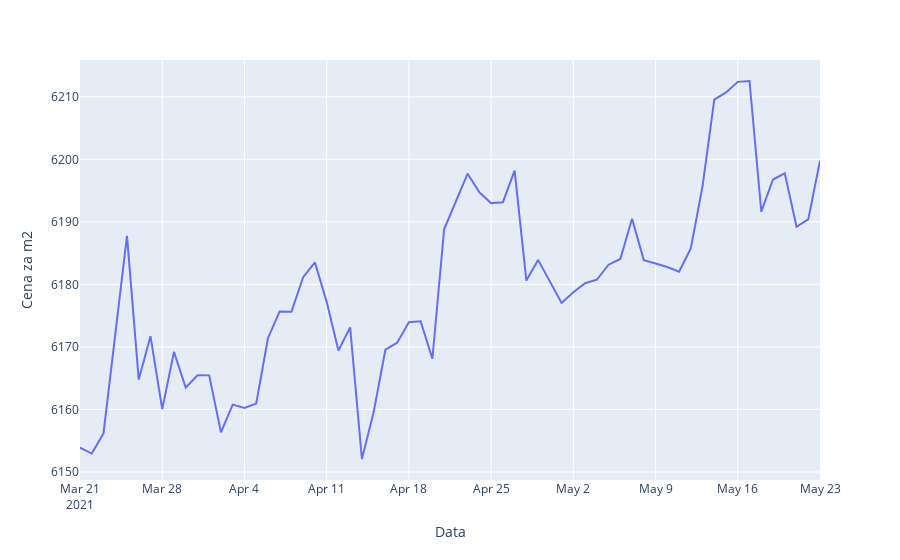

Source (notebook cell):
### Code cell
from data import calc_avg_price_per_meter_per_day

avg_price_per_meter_per_day = calc_avg_price_per_meter_per_day(data)
fig = go.Figure(data=px.line(avg_price_per_meter_per_day, x="Data", y="Cena za m2"))
fig.show()

### Figure 1 — Plotly figure (JSON) as saved in the notebook; plotly's stock layout.template omitted (floating-point values rounded to 4 significant figures)
{"data": [{"hovertemplate": "Data=%{x}<br>Cena za m2=%{y}<extra></extra>", "legendgroup": "", "line": {"color": "#636efa", "dash": "solid"}, "mode": "lines", "name": "", "orientation": "v", "showlegend": false, "type": "scatter", "x": ["2021-03-21", "2021-03-22", "2021-03-23", "2021-03-25", "2021-03-26", "2021-03-27", "2021-03-28", "2021-03-29", "2021-03-30", "2021-03-31", "2021-04-01", "2021-04-02", "2021-04-03", "2021-04-04", "2021-04-05", "2021-04-06", "2021-04-07", "2021-04-08", "2021-04-09", "2021-04-10", "2021-04-11", "2021-04-12", "2021-04-13", "2021-04-14", "2021-04-15", "2021-04-16", "2021-04-17", "2021-04-18", "2021-04-19", "2021-04-20", "2021-04-21", "2021-04-23", "2021-04-24", "2021-04-25", "2021-04-26", "2021-04-27", "2021-04-28", "2021-04-29", "2021-05-01", "2021-05-02", "2021-05-03", "2021-05-04", "2021-05-05", "2021-05-06", "2021-05-07", "2021-05-08", "2021-05-09", "2021-05-10", "2021-05-11", "2021-05-12", "2021-05-13", "2021-05-14", "2021-05-15", "2021-05-16", "2021-05-17", "2021-05-18", "2021-05-19", "2021-05-20", "2021-05-21", "2021-05-22", "2021-05-23"], "xaxis": "x", "y": [6154.0, 6153.0, 6156.0, 6188.0, 6165.0, 6172.0, 6160.0, 6169.0, 6163.0, 6165.0, 6165.0, 6156.0, 6161.0, 6160.0, 6161.0, 6171.0, 6176.0, 6176.0, 6181.0, 6184.0, 6177.0, 6169.0, 6173.0, 6152.0, 6160.0, 6170.0, 6171.0, 6174.0, 6174.0, 6168.0, 6189.0, 6198.0, 6195.0, 6193, 6193.0, 6198.0, 6181.0, 6184.0, 6177.0, 6179.0, 6180.0, 6181.0, 6183.0, 6184.0, 6190.0, 6184.0, 6183.0, 6183.0, 6182.0, 6186.0, 6196.0, 6210.0, 6211.0, 6212.0, 6213.0, 6192.0, 6197.0, 6198.0, 6189.0, 6190.0, 6200.0], "yaxis": "y"}], "layout": {"legend": {"tracegroupgap": 0}, "margin": {"t": 60}, "xaxis": {"anchor": "y", "domain": [0, 1], "title": {"text": "Data"}}, "yaxis": {"anchor": "x", "domain": [0, 1], "title": {"text": "Cena za m2"}}}}
